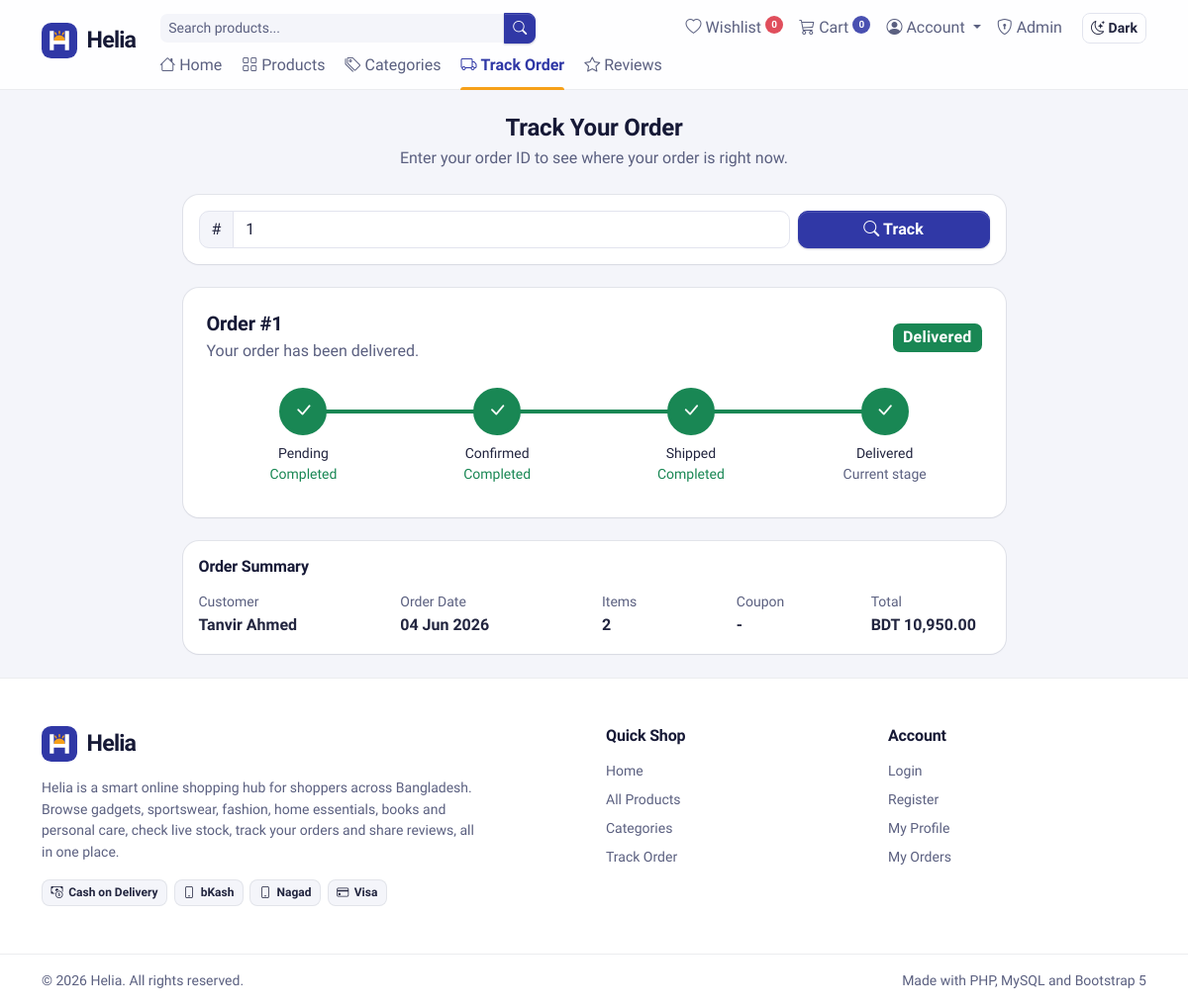
/order_tracking.php?id=1, run on the app's committed database.
### tables this page shows
CREATE TABLE `orders` (
  `id` int(11) NOT NULL,
  `user_id` int(11) DEFAULT NULL,
  `customer_name` varchar(100) NOT NULL,
  `total_amount` decimal(10,2) NOT NULL,
  `coupon_code` varchar(50) DEFAULT NULL,
  `status` enum('Pending','Confirmed','Shipped','Delivered') DEFAULT 'Pending',
  `created_at` timestamp NOT NULL DEFAULT current_timestamp(),
  `phone` varchar(30) DEFAULT '',
  `shipping_address` text DEFAULT NULL,
  `payment_method` varchar(50) DEFAULT 'Cash on Delivery'
);

### config/db.php (called while the page is built, shortened)
<?php
function e($value)
{
    return htmlspecialchars((string) $value, ENT_QUOTES, 'UTF-8');
}

### order_tracking.php (the view, shortened to what this page needs)
<?php
require_once 'config/db.php';
$orderId = trim($_GET['id'] ?? '');
$steps = [
    'Pending' => ['bi-hourglass-split', 'Order placed and waiting for confirmation.'],
    'Confirmed' => ['bi-check2-circle', 'Your order has been confirmed by Helia.'],
    'Shipped' => ['bi-truck', 'Your order is on the way.'],
    'Delivered' => ['bi-house-check', 'Your order has been delivered.'],
];
$statusColors = [
    'Pending' => 'warning',
    'Confirmed' => 'info',
    'Shipped' => 'primary',
    'Delivered' => 'success',
];
$order = false;
$itemCount = 0;
if ($orderId !== '') {
    $orderId = ltrim($orderId, '#');
    if (!ctype_digit($orderId)) {
        $error = 'Please enter a valid order number.';
    } else {
        $stmt = $pdo->prepare('SELECT * FROM orders WHERE id = ?');
        $stmt->execute([$orderId]);
        $order = $stmt->fetch();
        if ($order) {
            $stmt = $pdo->prepare('SELECT COALESCE(SUM(quantity), 0) FROM order_items WHERE order_id = ?');
            $stmt->execute([$order['id']]);
            $itemCount = $stmt->fetchColumn();
        } else {
            $error = 'No order found with ID #' . $orderId . '.';
        }
    }
}
$stepNames = array_keys($steps);
$currentStep = $order ? array_search($order['status'], $stepNames) : 0;
$progress = $currentStep / (count($stepNames) - 1) * 100;
require_once 'includes/header.php';
?>
<div class="row justify-content-center">
    <div class="col-lg-10 col-xl-9">
        <div class="text-center mb-4">
            <h1 class="h4 fw-bold mb-1">Track Your Order</h1>
            <p class="text-body-secondary mb-0">Enter your order ID to see where your order is right now.</p>
        </div>
        <div class="card border-0 shadow-sm mb-4">
            <div class="card-body">
                <form method="get" action="order_tracking.php" class="row g-2">
                    <div class="col-sm-8 col-md-9">
                        <div class="input-group">
                            <span class="input-group-text">#</span>
                            <input type="text" class="form-control" id="id" name="id" inputmode="numeric" placeholder="Enter your order ID, e.g. 1" value="<?= e($orderId) ?>" required>
                        </div>
                    </div>
                    <div class="col-sm-4 col-md-3">
                        <button type="submit" class="btn btn-primary w-100">
                            <i class="bi bi-search"></i> Track
                        </button>
                    </div>
                </form>
            </div>
        </div>
        <?php if ($order): ?>
            <div class="card border-0 shadow-sm mb-4">
                <div class="card-body p-4">
                    <div class="d-flex flex-wrap justify-content-between align-items-center gap-2 mb-4">
                        <div>
                            <h2 class="h5 fw-bold mb-1">Order #<?= $order['id'] ?></h2>
                            <p class="text-body-secondary mb-0"><?= e($steps[$order['status']][1] ?? '') ?></p>
                        </div>
                        <span class="badge fs-6 text-bg-<?= $statusColors[$order['status']] ?? 'secondary' ?>"><?= e($order['status']) ?></span>
                    </div>
                    <div class="tracker mb-2">
                        <div class="progress tracker-line" role="progressbar" aria-label="Order progress" aria-valuenow="<?= round($progress) ?>" aria-valuemin="0" aria-valuemax="100">
                            <div class="progress-bar bg-success" style="width: <?= $progress ?>%"></div>
                        </div>
                        <div class="d-flex">
                            <?php foreach ($stepNames as $index => $stepName): ?>
                                <?php
                                $stepClass = '';
                                $icon = $steps[$stepName][0];
                                if ($index < $currentStep || ($index === $currentStep && $stepName === 'Delivered')) {
                                    $stepClass = 'done';
                                    $icon = 'bi-check-lg';
                                } elseif ($index === $currentStep) {
                                    $stepClass = 'current';
                                }
                                ?>
                                <div class="tracker-step <?= $stepClass ?>">
                                    <span class="tracker-circle"><i class="bi <?= $icon ?>"></i></span>
                                    <div class="tracker-label small mt-2"><?= $stepName ?></div>
                                    <?php if ($index === $currentStep): ?>
                                        <div class="small text-body-secondary d-none d-sm-block">Current stage</div>
                                    <?php elseif ($index < $currentStep): ?>
                                        <div class="small text-success d-none d-sm-block">Completed</div>
                                    <?php else: ?>
                                        <div class="small text-body-secondary d-none d-sm-block">Upcoming</div>
                                    <?php endif; ?>
                                </div>
                            <?php endforeach; ?>
                        </div>
                    </div>
                </div>
            </div>
            <div class="card border-0 shadow-sm">
                <div class="card-body">
                    <h2 class="h6 fw-semibold mb-3">Order Summary</h2>
                    <div class="row g-3">
                        <div class="col-6 col-md-3">
                            <div class="small text-body-secondary">Customer</div>
                            <div class="fw-semibold"><?= e($order['customer_name']) ?></div>
                        </div>
                        <div class="col-6 col-md-3">
                            <div class="small text-body-secondary">Order Date</div>
                            <div class="fw-semibold"><?= date('d M Y', strtotime($order['created_at'])) ?></div>
                        </div>
                        <div class="col-6 col-md-2">
                            <div class="small text-body-secondary">Items</div>
                            <div class="fw-semibold"><?= $itemCount ?></div>
                        </div>
                        <div class="col-6 col-md-2">
                            <div class="small text-body-secondary">Coupon</div>
                            <div class="fw-semibold"><?= !empty($order['coupon_code']) ? e($order['coupon_code']) : '-' ?></div>
                        </div>
                        <div class="col-12 col-md-2">
                            <div class="small text-body-secondary">Total</div>
                            <div class="fw-semibold text-nowrap">BDT <?= number_format($order['total_amount'], 2) ?></div>
                        </div>
                    </div>
                </div>
            </div>
        <?php endif; ?>
    </div>
</div>
<?php require_once 'includes/footer.php'; ?>

### assets/css/theme.css (style rules this page uses)
:root, [data-bs-theme=light] { --helia-neel: #3038a6; --helia-neel-rgb: 48, 56, 166; --helia-neel-hover: #262c8c; --helia-neel-deep: #1b1f5c; --helia-neel-deep-rgb: 27, 31, 92; --helia-marigold: #f6a019; --helia-marigold-rgb: 246, 160, 25; --helia-marigold-ink: #3d2500; --helia-canvas: #f4f5fa; --helia-line: rgba(22, 25, 54, 0.08); --helia-line-strong: rgba(22, 25, 54, 0.14); --helia-shadow-sm: 0 0 0 1px var(--helia-line), 0 1px 2px rgba(22, 25, 54, 0.05); --helia-shadow-md: 0 0 0 1px var(--helia-line), 0 8px 20px -10px rgba(22, 25, 54, 0.18); --helia-shadow-lg: 0 0 0 1px var(--helia-line-strong), 0 22px 40px -18px rgba(27, 31, 92, 0.32); --helia-display: 'Anek Bangla', 'Hind Siliguri', system-ui, -apple-system, 'Segoe UI', Roboto, Arial, sans-serif; --helia-mark-tile: #3038a6; --helia-mark-glyph: #ffffff; --helia-mark-sun: #f6a019; --cat-electronics: #3b5bdb; --cat-sports: #2b8a3e; --cat-fashion: #c2255c; --cat-home: #d9480f; --cat-books: #0b7285; --cat-health: #6741d9; --cat-all: #3038a6; --cat-default: #5b6080; --bs-body-font-family: 'Hind Siliguri', system-ui, -apple-system, 'Segoe UI', Roboto, 'Helvetica Neue', Arial, sans-serif; --bs-body-line-height: 1.55; --bs-body-color: #22253f; --bs-body-color-rgb: 34, 37, 63; --bs-emphasis-color: #161936; --bs-emphasis-color-rgb: 22, 25, 54; --bs-secondary-color: #5b6080; --bs-secondary-color-rgb: 91, 96, 128; --bs-tertiary-color: rgba(91, 96, 128, 0.72); --bs-tertiary-color-rgb: 91, 96, 128; --bs-secondary-bg: #ebedf5; --bs-secondary-bg-rgb: 235, 237, 245; --bs-tertiary-bg: #f4f5fa; --bs-tertiary-bg-rgb: 244, 245, 250; --bs-border-color: #e2e4ee; --bs-border-color-translucent: rgba(22, 25, 54, 0.1); --bs-primary: #3038a6; --bs-primary-rgb: 48, 56, 166; --bs-primary-text-emphasis: #1f2470; --bs-primary-bg-subtle: #e6e8f8; --bs-primary-border-subtle: #c3c7ee; --bs-link-color: #3038a6; --bs-link-color-rgb: 48, 56, 166; --bs-link-hover-color: #262c8c; --bs-link-hover-color-rgb: 38, 44, 140; --bs-focus-ring-color: rgba(48, 56, 166, 0.25); --bs-border-radius: 0.625rem; --bs-border-radius-sm: 0.5rem; --bs-border-radius-lg: 0.875rem; --bs-border-radius-xl: 1.25rem; }
body { font-feature-settings: 'kern' 1; -webkit-font-smoothing: antialiased; -moz-osx-font-smoothing: grayscale; text-rendering: optimizeLegibility; }
h1, h2, h3, h4, h5, h6, .h1, .h2, .h3, .h4, .h5, .h6, .display-5, .display-6 { font-family: var(--helia-display); color: var(--bs-emphasis-color); letter-spacing: -0.01em; }
.display-5, .display-6, .h1, h1, .h2, h2, .h3, h3 { font-weight: 700; }
a, .btn, .form-control, .form-select { transition: color 0.15s ease, background-color 0.15s ease, border-color 0.15s ease, box-shadow 0.15s ease; }
.btn { --bs-btn-font-weight: 600; letter-spacing: 0.005em; }
.btn-primary { --bs-btn-color: #fff; --bs-btn-bg: var(--helia-neel); --bs-btn-border-color: var(--helia-neel); --bs-btn-hover-color: #fff; --bs-btn-hover-bg: var(--helia-neel-hover); --bs-btn-hover-border-color: var(--helia-neel-hover); --bs-btn-focus-shadow-rgb: var(--helia-neel-rgb); --bs-btn-active-color: #fff; --bs-btn-active-bg: var(--helia-neel-hover); --bs-btn-active-border-color: var(--helia-neel-hover); --bs-btn-disabled-color: #fff; --bs-btn-disabled-bg: var(--helia-neel); --bs-btn-disabled-border-color: var(--helia-neel); box-shadow: 0 1px 0 rgba(255, 255, 255, 0.12) inset, 0 1px 2px rgba(var(--helia-neel-deep-rgb), 0.25); }
.form-control, .form-select { border-color: var(--bs-border-color); }
.progress, .progress-stacked { --bs-progress-bar-bg: var(--helia-neel); }
.card { --bs-card-border-radius: 1rem; --bs-card-inner-border-radius: calc(1rem - 1px); --bs-card-border-color: var(--helia-line); }
.shadow-sm { box-shadow: var(--helia-shadow-sm) !important; }
.badge { --bs-badge-padding-x: 0.62em; --bs-badge-padding-y: 0.42em; --bs-badge-font-weight: 600; --bs-badge-border-radius: 0.45rem; letter-spacing: 0.015em; }

### data on the page
orders: id "1", status "Your order has been delivered.", status "Delivered", customer_name "Tanvir Ahmed", created_at "04 Jun 2026", total_amount "10,950.00"

### other printed values
$wishlistCount "0"
$cartCount "0"
$accountLabel "Account"
$item[0] "Home"
$item[0] "Products"
$item[0] "Categories"
$item[0] "Track Order"
$item[0] "Reviews"
$stepName "Pending"
$stepName "Confirmed"
$stepName "Shipped"
$stepName "Delivered"
$itemCount "2"
